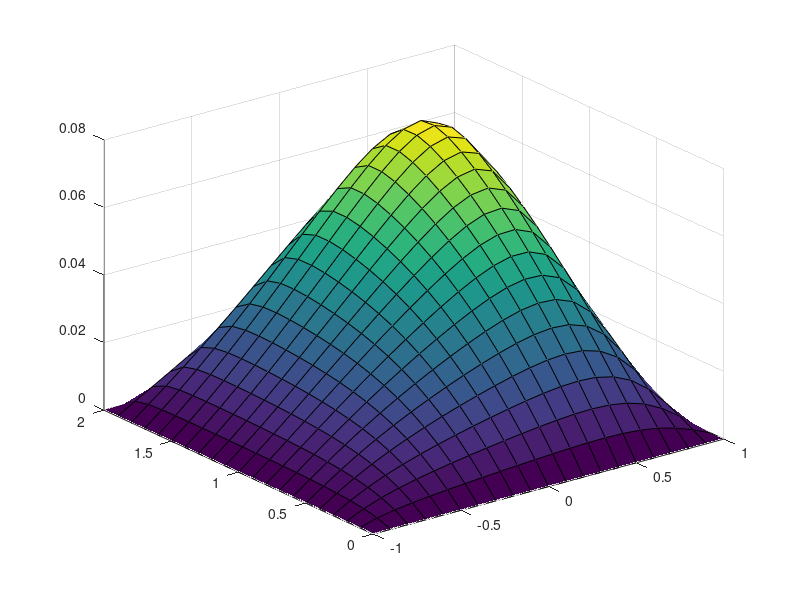
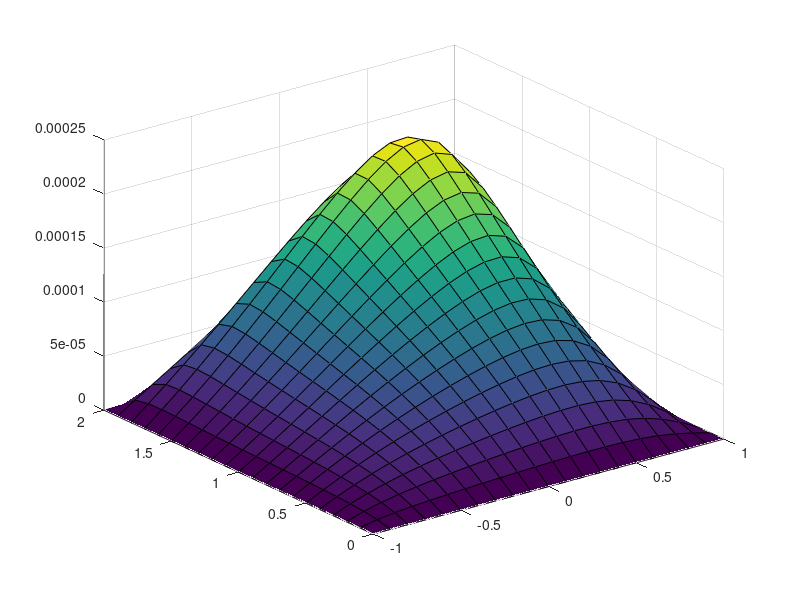

MATLAB code for these plots, in order:
%% Alex Swenson ME573 HW10, Problem 1
function problem1_FTCS()
clear; clc;

%% Problem Parameters

dx = 0.1; dy=dx;
dt=0.001;
x = -1:dx:1;
y = 0:dy:2;

nx = length(x); ny = length(y);

% Numerical Parameters
k = 0.5;
nu=0.2;
alphax = nu*dt / dx^2; alphay = nu*dt / dy^2;

% Meshgrid
[X, Y] = meshgrid(x,y);
X=X'; Y=Y';

% % Exact Solution
[u_exact, v_exact] = get_exact(X,Y,k,nu);

%% Initial & Boundary Conditions
fu = X.*Y*0;
fv = X.*Y*0;

fu(:,1) = u_exact(:,1); fu(:,nx) = u_exact(:,nx);
fu(1,:) = u_exact(1,:); fu(ny,:) = u_exact(ny,:);

fv(:,1) = v_exact(:,1); fv(:,nx) = v_exact(:,nx);
fv(1,:) = v_exact(1,:); fv(ny,:) = v_exact(ny,:);

%%
fu_ = fu;
fu_save = fu;

fv_ = fv;
fv_save = fv;

for t=0:dt:15
        Co_x = fu * dt / (dx^2);
        Co_y = fu * dt / (dy^2);
        for j=2:nx-1
            % calculate u direction
            fu_(2:ny-1,j) = fu(2:ny-1,j)-(Co_x(2:ny-1,j)./2).*(fu(3:ny,j)-fu(1:ny-2,j))+...
                alphax*(fu(3:ny,j) - 2*fu(2:ny-1,j) + fu(1:ny-2,j));
            % calculate v direction
            fv_(2:ny-1,j) = fv(2:ny-1,j)-(Co_x(2:ny-1,j)./2).*(fv(3:ny,j)-fv(1:ny-2,j))+...
                alphax*(fv(3:ny,j) - 2*fv(2:ny-1,j) + fv(1:ny-2,j));
        end
        for i=2:ny-1
            % calculate u direction
            fu_save(i,2:nx-1) = fu_(i,2:nx-1)-(Co_y(i,2:nx-1)./2).*(fu_(i,3:nx)-fu_(i,1:nx-2))+...
                alphay*(fu_(i,3:nx) - 2*fu_(i,2:nx-1) + fu_(i,1:nx-2));
            % calculate v direction
            fv_save(i,2:nx-1) = fv_(i,2:nx-1)-(Co_y(i,2:nx-1)./2).*(fv_(i,3:nx)-fv_(i,1:nx-2))+...
                alphay*(fv_(i,3:nx) - 2*fv_(i,2:nx-1) + fv_(i,1:nx-2));
        end
    fu = fu_save;
    fv = fv_save;
end
figure(1)
surf(X,Y,abs(fu-u_exact));
figure(2)
surf(X,Y,abs(fv-v_exact));






end

function [u,v] = get_exact(X, Y, k, nu)

    x0 = 1;
    a0=0.001*k*exp((1+x0)*k); a1=a0; a2=0; a3=a2;

    u_num = -2*nu*(a1 + a3*Y + k*( exp(k*(X-x0) ) - exp(-k*(X-x0)) ).*cos(k*Y));
    v_num = -2*nu*(a2 + a3*X - k*( exp(-k*(X-x0) ) + exp(k*(X-x0)) ).*cos(k*Y));
    
    denom = (a0 + a1.*X +a2*Y + a3*X*Y +(exp(-k*(X-x0)) + exp(k*(X-x0))).*cos(k*Y));
    
    u = u_num ./ denom;
    v = v_num ./ denom;
end